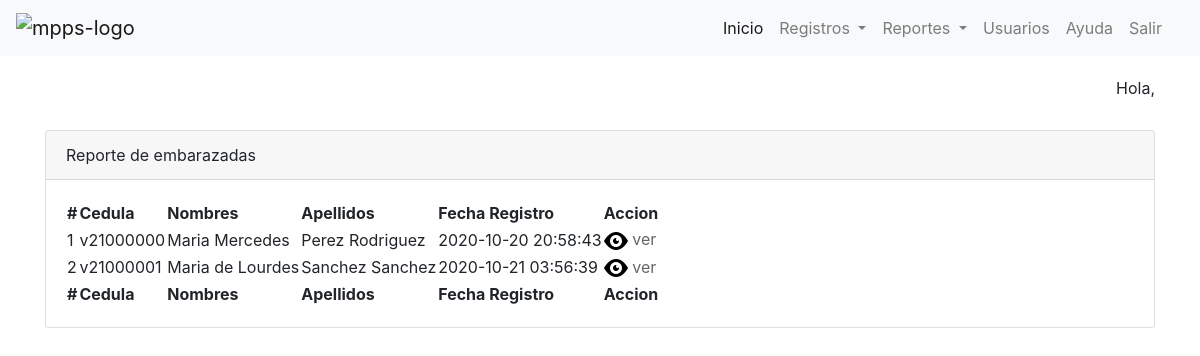
The page /reporte.php on the database its author committed.
### tables this page shows
CREATE TABLE `embarazadas` (
  `id` int(11) UNSIGNED NOT NULL,
  `cedula` varchar(9) NOT NULL,
  `nombres` varchar(100) NOT NULL DEFAULT '',
  `apellidos` varchar(100) NOT NULL DEFAULT '',
  `direccion` text NOT NULL,
  `parroquia` int(1) NOT NULL,
  `telefono` varchar(11) NOT NULL DEFAULT '',
  `condicion` tinyint(1) NOT NULL,
  `created_date` timestamp NOT NULL DEFAULT current_timestamp(),
  `updated_date` timestamp NOT NULL DEFAULT current_timestamp() ON UPDATE current_timestamp()
);

### reporte.php (called while the page is built, shortened)
<?php
    include 'menu.php';
    include 'tabla.php';
?>

### tabla.php (the view)
<?php
    include 'conexion.php';
    $query = "SELECT * FROM embarazadas WHERE condicion=1";
    $registro = $link->query($query);
?>
<div class="container">
    <div class="row">
        <div class="col-12">
            <div class="card mycard">
                <div class="card-header">
                        Reporte de embarazadas
                </div>
                <div class="card-body">
                    <div class="row">
                        <div class="col-md-12">
                        <table id="table_id" class="display">
                            <thead>
                                <tr>
                                    <th>#</th>
                                    <th>Cedula</th>
                                    <th>Nombres</th>
                                    <th>Apellidos</th>
                                    <th>Fecha Registro</th>
                                    <th>Accion</th>
                                </tr>
                            </thead>
                            <tbody>
                                <?php
                                    $cont = 1;
                                    while($todos = $registro->fetch_object()){
                                ?>
                                <tr>
                                    <td><?= $cont ?></td>
                                    <td><?= $todos->cedula ?></td>
                                    <td><?= $todos->nombres ?></td>
                                    <td><?= $todos->apellidos ?></td>
                                    <td><?= $todos->created_date ?></td>
                                    <td>
                                        <a class="link-ver" href="individual.php?id=<?= $todos->id ?>&condicion=1">
                                            <img class="ver" src="assets/open-iconic/png/eye-3x.png" alt="ver">
                                            ver
                                        </a>
                                    </td>
                                </tr>
                                <?php
                                        $cont++;
                                    }
                                ?>
                            </tbody>
                            <tfooter>
                                <tr>
                                    <th>#</th>
                                    <th>Cedula</th>
                                    <th>Nombres</th>
                                    <th>Apellidos</th>
                                    <th>Fecha Registro</th>
                                    <th>Accion</th>
                                </tr>
                            </tfooter>
                        </table>
                        </div>
                    </div>
                </div>
            </div>
        </div>
    </div>
</div>

### css/main.css (style rules this page uses)
.mycard { margin-top: 20px; }
img.ver { color: #9daa00; }
a.link-ver { text-decoration: none; color: #666; }

### rows shown on the page
embarazadas: cedula "v21000000", nombres "Maria Mercedes", apellidos "Perez Rodriguez", created_date "2020-10-20 20:58:43"
embarazadas: cedula "v21000001", nombres "Maria de Lourdes", apellidos "Sanchez Sanchez", created_date "2020-10-21 03:56:39"
